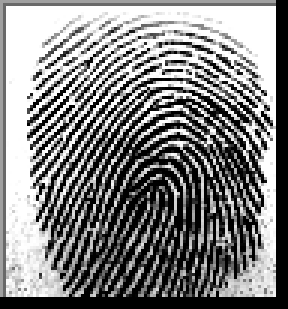
#> input picture Real/100__M_Left_index_finger.BMP, 96 x 103 px (shown 3 times larger)
$ python -i algorithms.py   (imports and definitions only)   (older library calls are emulated)
#> lines starting #> are read from the running program, lines starting #| are printed output that depends on the picture
#> further down, picture is the input picture: shape (103, 96, 3); min 0, max 255, mean 130
"""
algorithms.py
-------------
Implements the four classical fingerprint-enhancement algorithms studied by
the project team (Mode A: Comparative & Enhancement Study), matching the
mathematical formulations in Section 2 (Literature Review) of the assignment
documentation.

    Algorithm 1 - Gradient-Based Ridge Orientation Estimation  (Ang Wei Ee)
    Algorithm 2 - Gabor Filtering                               (Lam Yi Ming)
    Algorithm 3 - Short-Time Fourier Transform (STFT)           (Marcus Kong Mun Chun)
    Algorithm 4 - Bilateral Edge-Preserving Denoising           (Fong Jun Quan)

Every function takes a single-channel uint8 (or float) image and returns
an enhanced uint8 image (plus auxiliary maps such as orientation/coherence
where useful for visualisation).
"""

import numpy as np
import cv2


# --------------------------------------------------------------------------- #
# Shared helpers
# --------------------------------------------------------------------------- #

def normalize_image(img, target_mean=100.0, target_var=100.0):
    """Hong et al. style mean/variance normalisation used as a shared
    pre-processing step ahead of every algorithm (contrast stretching)."""
#> called with target_mean = 100, target_var = 100
    img = img.astype(np.float64)
    mean, var = np.mean(img), np.var(img)
#> mean = 130; var = 11221.5
    normed = target_mean + np.sign(img - mean) * np.sqrt(
        target_var * ((img - mean) ** 2) / (var + 1e-8)
    )
    return np.clip(normed, 0, 255)


# [14 lines left out: functions to_uint8, binarize_otsu, not called in this run]


def compute_gradients(img):
    gx = cv2.Sobel(img, cv2.CV_64F, 1, 0, ksize=3)
    gy = cv2.Sobel(img, cv2.CV_64F, 0, 1, ksize=3)
    return gx, gy


# [9 lines left out: function get_oriented_kernel, not called in this run]


def oriented_smooth(img, theta, block_size=16, length=7):
    """Apply a directional smoothing kernel per block, aligned with the
    local ridge orientation theta (radians)."""
    h, w = img.shape
    out = np.copy(img).astype(np.float64)
    for by in range(0, h, block_size):
        for bx in range(0, w, block_size):
            cy = min(by + block_size // 2, h - 1)
            cx = min(bx + block_size // 2, w - 1)
            angle = np.degrees(theta[cy, cx])
            kernel = get_oriented_kernel(angle, length)
            y2, x2 = min(by + block_size, h), min(bx + block_size, w)
            patch = out[by:y2, bx:x2]
            if patch.size == 0:
                continue
            out[by:y2, bx:x2] = cv2.filter2D(patch, -1, kernel)
    return out


def block_orientation(img, block_size=16, smooth_sigma=2.0):
    """
    Gradient-based block orientation estimation, exactly following the
    Vx/Vy double-angle formulation in Section 2.1 of the documentation:

        Vx(i,j) = sum( 2*Gx*Gy )
        Vy(i,j) = sum( Gx^2 - Gy^2 )
        theta(i,j) = 0.5 * atan2(Vx, Vy)

    followed by continuous-vector Gaussian smoothing to remove the
    double-angle discontinuities.
    """
    gx, gy = compute_gradients(img)
    gxx, gyy, gxy = gx * gx, gy * gy, gx * gy

    # Block-sum aggregation implemented as a box filter (equivalent sum
    # over a non-overlapping W x W neighbourhood, evaluated densely).
    vx = cv2.boxFilter(2 * gxy, -1, (block_size, block_size), normalize=False)
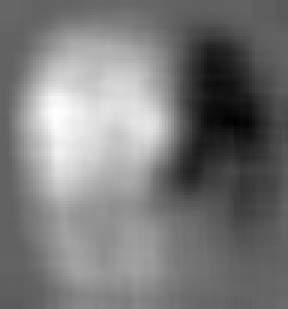
#> vx: shape (103, 96, 3) float64 (shown 3 times larger); min -568824.4, max 901473.7, mean 134555.4; drawn with min black and max white
    vy = cv2.boxFilter(gxx - gyy, -1, (block_size, block_size), normalize=False)
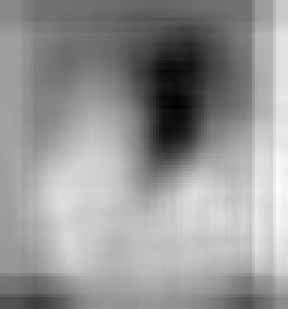
#> vy: shape (103, 96, 3) float64 (shown 3 times larger); min -899956.3, max 784941.7, mean 88625.8; drawn with min black and max white
    energy = cv2.boxFilter(gxx + gyy, -1, (block_size, block_size), normalize=False)
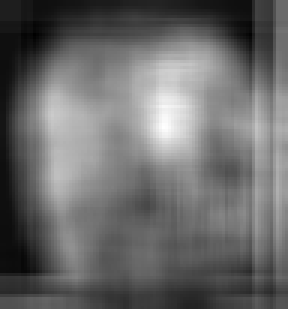
#> energy: shape (103, 96, 3) float64 (shown 3 times larger); min 72983.4, max 1270332.5, mean 571636.6; drawn with min black and max white
    theta_raw = 0.5 * np.arctan2(vx, vy)
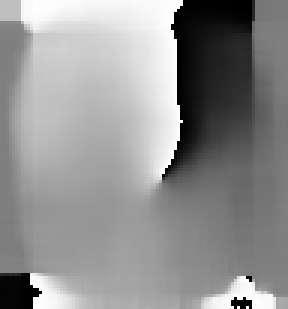
#> theta_raw: shape (103, 96, 3) float64 (shown 3 times larger); min -1.57, max 1.57, mean 0.217; drawn with min black and max white

    # continuous vector smoothing (Section 2.1, "final smoothing phase")
    phix = np.cos(2 * theta_raw)
    phiy = np.sin(2 * theta_raw)
    phix_s = cv2.GaussianBlur(phix, (0, 0), smooth_sigma)
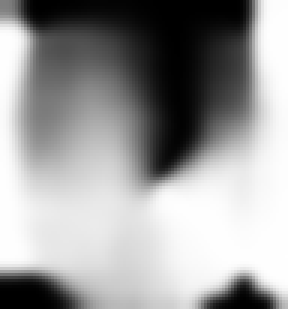
#> phix_s: shape (103, 96, 3) float64 (shown 3 times larger); min -1, max 1, mean 0.221; drawn with min black and max white
    phiy_s = cv2.GaussianBlur(phiy, (0, 0), smooth_sigma)
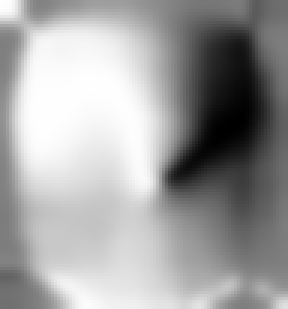
#> phiy_s: shape (103, 96, 3) float64 (shown 3 times larger); min -0.989, max 1, mean 0.269; drawn with min black and max white
    theta = 0.5 * np.arctan2(phiy_s, phix_s)

    coherence = np.sqrt(vx ** 2 + vy ** 2) / (energy + 1e-6)
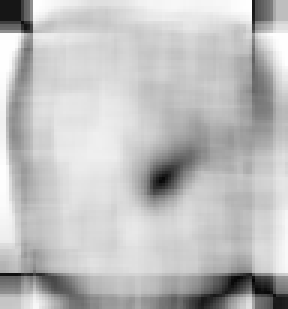
#> coherence: shape (103, 96, 3) float64 (shown 3 times larger); min 0.0154, max 1, mean 0.75
    return theta, coherence


# [44 lines left out: functions fft_dominant_frequency, estimate_frequency_map, polar_spectrum_stats, not called in this run]


# --------------------------------------------------------------------------- #
# Algorithm 1 - Gradient-Based Ridge Orientation Estimation (Ang Wei Ee)
# --------------------------------------------------------------------------- #

def algo1_gradient_orientation(img, block_size=16):
    """
    Estimates the ridge orientation field and uses it to drive a directional
    smoothing pass (oriented averaging along the local ridge direction),
    which suppresses noise while preserving ridge continuity.
    """
    norm = normalize_image(img)
    theta, coherence = block_orientation(norm, block_size=block_size)
    enhanced = oriented_smooth(norm, theta, block_size=block_size, length=7)
    return to_uint8(enhanced), {"orientation": theta, "coherence": coherence}


# --------------------------------------------------------------------------- #
# Algorithm 2 - Gabor Filtering (Lam Yi Ming)
# --------------------------------------------------------------------------- #

# [158 lines left out: functions gabor_kernel, algo2_gabor, algo3_stft, algo4_bilateral_denoising, not called in this run]


ALGORITHMS = {
    "Algo 1: Gradient-Based Orientation (Ang Wei Ee)": algo1_gradient_orientation,
    "Algo 2: Gabor Filtering (Lam Yi Ming)": algo2_gabor,
    "Algo 3: STFT (Marcus Kong Mun Chun)": algo3_stft,
    "Algo 4: Bilateral Edge-Preserving Denoising (Fong Jun Quan)": algo4_bilateral_denoising,
}

>>> import cv2
>>> picture = cv2.imread('../Real/100__M_Left_index_finger.BMP')
#> (the run stopped early here; a loop or call above may not have finished)

$ run again, on Real/11__M_Left_index_finger.BMP
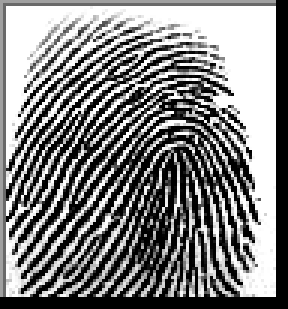
#> input picture Real/11__M_Left_index_finger.BMP, 96 x 103 px (shown 3 times larger)
#> picture is the input picture: shape (103, 96, 3); min 0, max 255, mean 130.3
#> mean = 130.3; var = 11989.8
#> in block_orientation, `phiy_s = cv2.GaussianBlur(phiy, (0, 0), smooth_sigma)`:
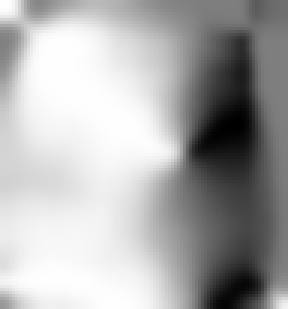
#> phiy_s: shape (103, 96, 3) float64 (shown 3 times larger); min -0.983, max 0.999, mean 0.362; drawn with min black and max white
#> in block_orientation, `coherence = np.sqrt(vx ** 2 + vy ** 2) / (energy + 1e-6)`:
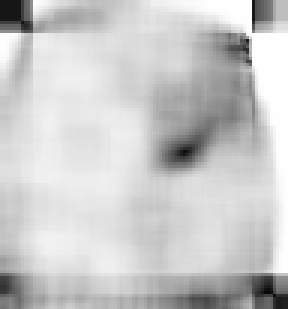
#> coherence: shape (103, 96, 3) float64 (shown 3 times larger); min 0.0275, max 1, mean 0.791

$ run again, on Real/125__M_Left_index_finger.BMP
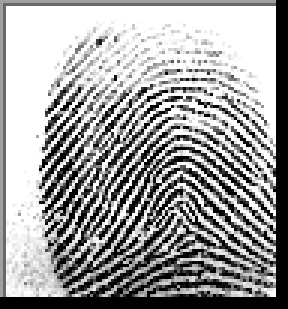
#> input picture Real/125__M_Left_index_finger.BMP, 96 x 103 px (shown 3 times larger)
#> picture is the input picture: shape (103, 96, 3); min 0, max 255, mean 159.2
#> mean = 159.2; var = 10280.5
#> in block_orientation, `phiy_s = cv2.GaussianBlur(phiy, (0, 0), smooth_sigma)`:
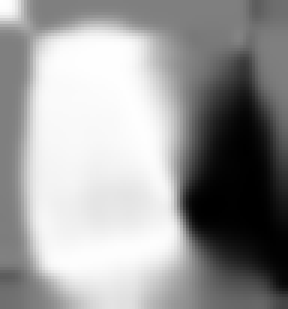
#> phiy_s: shape (103, 96, 3) float64 (shown 3 times larger); min -0.996, max 0.998, mean 0.22; drawn with min black and max white
#> in block_orientation, `coherence = np.sqrt(vx ** 2 + vy ** 2) / (energy + 1e-6)`:
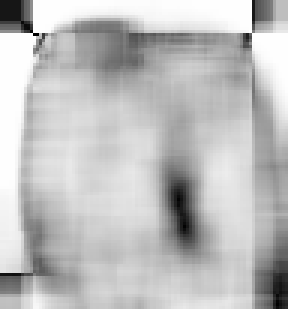
#> coherence: shape (103, 96, 3) float64 (shown 3 times larger); min 2.27e-05, max 1, mean 0.748

$ run again, on Real/128__M_Left_index_finger.BMP
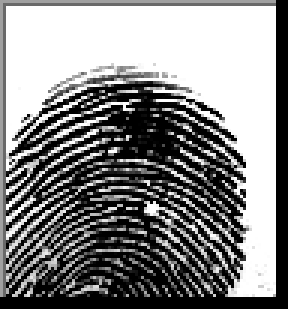
#> input picture Real/128__M_Left_index_finger.BMP, 96 x 103 px (shown 3 times larger)
#> picture is the input picture: shape (103, 96, 3); min 0, max 255, mean 133.7
#> mean = 133.7; var = 12637.5
#> in block_orientation, `coherence = np.sqrt(vx ** 2 + vy ** 2) / (energy + 1e-6)`:
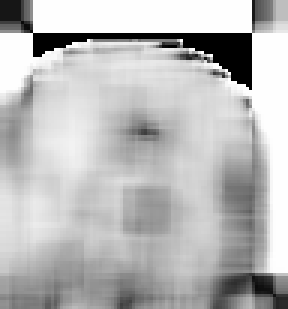
#> coherence: shape (103, 96, 3) float64 (shown 3 times larger); min 1.23e-14, max 1, mean 0.732
